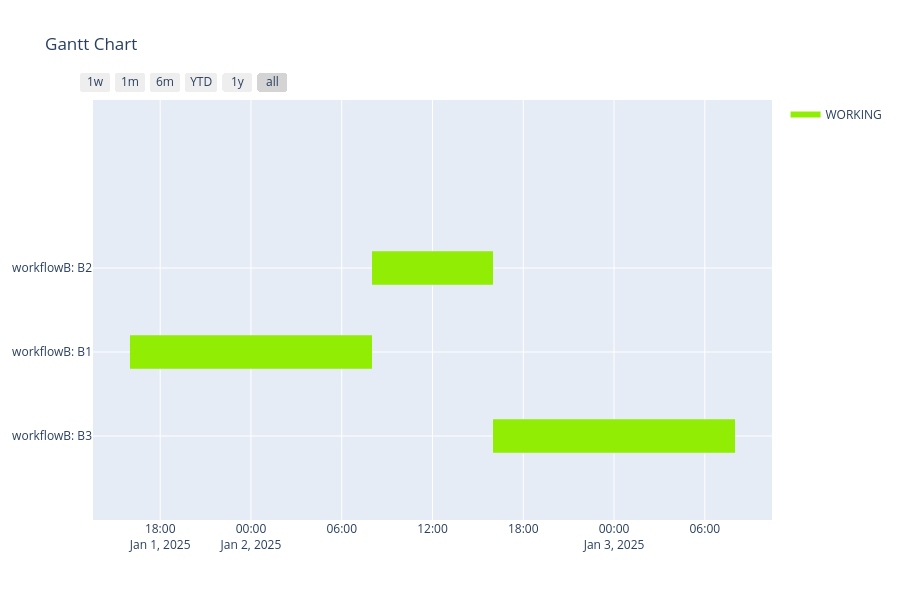

The notebook cell saved with this chart:
### Code cell
workflowB.create_gantt_plotly(project.init_datetime, project.unit_timedelta).show()

### Figure 1 — Plotly figure (JSON) as saved in the notebook; plotly's stock layout.template omitted (floating-point values rounded to 4 significant figures)
{"data": [{"fill": "toself", "fillcolor": "rgb(146, 237, 5)", "hoverinfo": "name", "legendgroup": "rgb(146, 237, 5)", "mode": "none", "name": "WORKING", "type": "scatter", "x": ["2025-01-02 08:00:00", "2025-01-02 16:00:00", "2025-01-02 16:00:00", "2025-01-02 08:00:00", "2025-01-02 08:00:00", "2025-01-01 16:00:00", "2025-01-02 08:00:00", "2025-01-02 08:00:00", "2025-01-01 16:00:00", "2025-01-01 16:00:00", "2025-01-02 16:00:00", "2025-01-03 08:00:00", "2025-01-03 08:00:00", "2025-01-02 16:00:00"], "y": [1.8, 1.8, 2.2, 2.2, null, 0.8, 0.8, 1.2, 1.2, null, -0.2, -0.2, 0.2, 0.2]}, {"legendgroup": "rgb(146, 237, 5)", "marker": {"color": "rgb(146, 237, 5)", "opacity": 0, "size": 1}, "mode": "markers", "name": "", "showlegend": false, "text": [null, null, null, null, null, null], "type": "scatter", "x": ["2025-01-02 08:00:00", "2025-01-02 16:00:00", "2025-01-01 16:00:00", "2025-01-02 08:00:00", "2025-01-02 16:00:00", "2025-01-03 08:00:00"], "y": [2, 2, 1, 1, 0, 0]}], "layout": {"height": 600, "hovermode": "closest", "showlegend": true, "title": {"text": "Gantt Chart"}, "xaxis": {"rangeselector": {"buttons": [{"count": 7, "label": "1w", "step": "day", "stepmode": "backward"}, {"count": 1, "label": "1m", "step": "month", "stepmode": "backward"}, {"count": 6, "label": "6m", "step": "month", "stepmode": "backward"}, {"count": 1, "label": "YTD", "step": "year", "stepmode": "todate"}, {"count": 1, "label": "1y", "step": "year", "stepmode": "backward"}, {"step": "all"}]}, "showgrid": true, "type": "date", "zeroline": false}, "yaxis": {"autorange": false, "range": [-1, 4], "showgrid": true, "ticktext": ["workflowB: B3", "workflowB: B1", "workflowB: B2"], "tickvals": [0, 1, 2], "zeroline": false}}}
